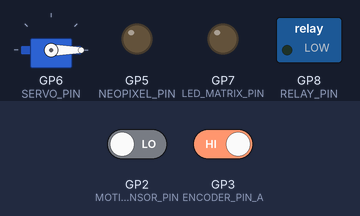
The sketch below on a simulated Raspberry Pi Pico W. Parts: servo, switched loads named in the sketch (green lamp = pin HIGH), output pins drawn as LEDs (lit = HIGH). The test bench sets the inputs (shaded band); at power-on: GP2 (MOTION_SENSOR_PIN) LOW, GP3 (ENCODER_PIN_A) HIGH.

Above: at 1.2 s.
1.3 s: GP2 (MOTION_SENSOR_PIN) driven HIGH
At 2.0 s:
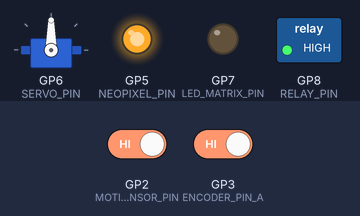
2.8 s: GP2 (MOTION_SENSOR_PIN) driven LOW
At 3.4 s:
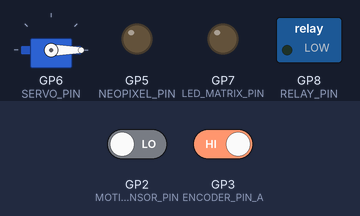
Timing chart, 0 to 5.8 s (numbered marks = the images above; inputs shaded):
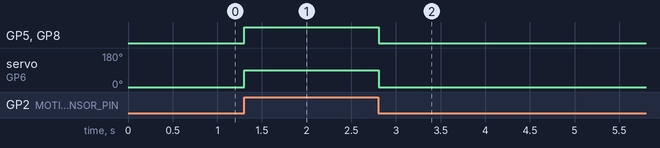

Measured:
- after the input at 1.3 s, GP5 (NEOPIXEL_PIN), GP8 (RELAY_PIN): LOW → HIGH at once; servo on GP6 (SERVO_PIN): 0° → 90° at once
- after the input at 2.8 s, GP5 (NEOPIXEL_PIN), GP8 (RELAY_PIN): HIGH → LOW at once; servo on GP6 (SERVO_PIN): 90° → 0° at once

The sketch:

sketch.ino
```cpp
#include <Servo.h>

// Defines pin numbers for each component
#define MOTION_SENSOR_PIN 2
#define ENCODER_PIN_A 3
#define ENCODER_PIN_B 4
#define NEOPIXEL_PIN 5
#define SERVO_PIN 6
#define LED_MATRIX_PIN 7
#define RELAY_PIN 8

// Variables to store the encoder state
int encoderPinALast;
int encoderValue;

// Creates a Servo object
Servo servo;

void setup() {
  // Start serial communication
  Serial1.begin(115200);
  Serial1.println("Hello, Raspberry Pi Pico W!");

  // Set up motion sensor, relay, and encoder pins as inputs
  pinMode(MOTION_SENSOR_PIN, INPUT);
  pinMode(RELAY_PIN, OUTPUT);
  pinMode(ENCODER_PIN_A, INPUT);
  pinMode(ENCODER_PIN_B, INPUT);

  // Set up Neopixel, Servo, and LED Matrix pins as outputs
  pinMode(NEOPIXEL_PIN, OUTPUT);
  pinMode(LED_MATRIX_PIN, OUTPUT);
  servo.attach(SERVO_PIN);

  // Initialize the encoder state
  encoderPinALast = digitalRead(ENCODER_PIN_A);
  encoderValue = 0;
}

void loop() {
  // Read the state of the motion sensor
  int motion = digitalRead(MOTION_SENSOR_PIN);
  Serial1.print("Motion: ");
  Serial1.println(motion);

  // If motion is detected, turn on Neopixel LED and relay
  if (motion == HIGH) {
    digitalWrite(NEOPIXEL_PIN, HIGH);
    digitalWrite(RELAY_PIN, HIGH);
    servo.write(90); // Move servo to 90 degrees
  } else {
    // If no motion is detected, turn off Neopixel LED and relay
    digitalWrite(NEOPIXEL_PIN, LOW);
    digitalWrite(RELAY_PIN, LOW);
    servo.write(0); // Move servo to 0 degrees
  }

  // Read the state of the encoder
  int encoderPinA = digitalRead(ENCODER_PIN_A);
  Serial1.print("Encoder A: ");
  Serial1.println(encoderPinA);

  if ((encoderPinALast == LOW) && (encoderPinA == HIGH)) {
    if (digitalRead(ENCODER_PIN_B) == LOW) {
      encoderValue--;
    } else {
      encoderValue++;
    }
  }
  encoderPinALast = encoderPinA;

  // Print encoder value to the serial monitor for debugging
  Serial1.print("Encoder Value: ");
  Serial1.println(encoderValue);

  delay(100); // Adjust delay for better readability
}
```
